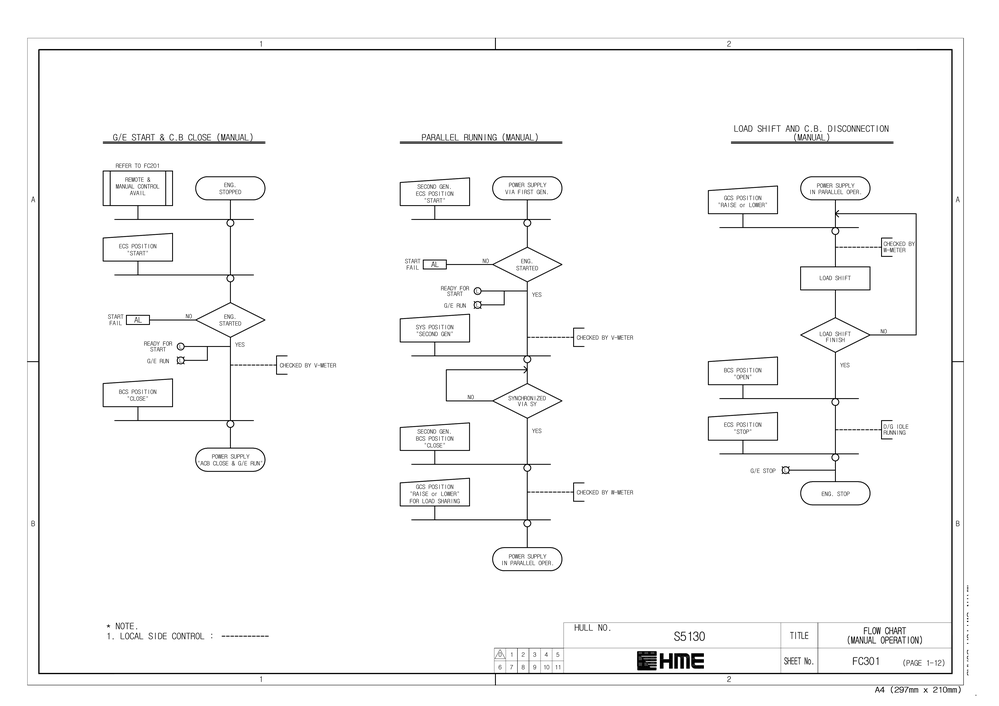
#> input picture shared/image_store/EM-02_MAIN SWITCHBOARD/EM-02_MAIN SWITCHBOARD_page_19.png, 999 x 706 px, shrunk from 4678 x 3307 before the run, found by its file name
$ python dakAlg.py
#> lines starting #> are read from the running program, lines starting #| are printed output that depends on the picture; after the words box and inside, x2 and y2 are one past the last pixel; in counts of white or black regions, pixels touching at a corner belong together
import cv2
import numpy as np
import os
import json

# -----------------------------
# Load Image
# -----------------------------
img_path = r"C:\Users\DakBle\Desktop\Project\yoloCX\model\dataset\images\train\EM-02_MAIN SWITCHBOARD_page_19.png"

if not os.path.exists(img_path):
    raise FileNotFoundError("Image not found")

img = cv2.imread(img_path)
#> img is the input picture: shape (706, 999, 3); min 0, max 255, mean 248.4
h, w = img.shape[:2]

# -----------------------------
# 🔥 IMPROVED PREPROCESSING
# -----------------------------
gray = cv2.cvtColor(img, cv2.COLOR_BGR2GRAY)

bw = cv2.adaptiveThreshold(
    gray, 255,
    cv2.ADAPTIVE_THRESH_MEAN_C,
    cv2.THRESH_BINARY_INV,
    15, 2
)
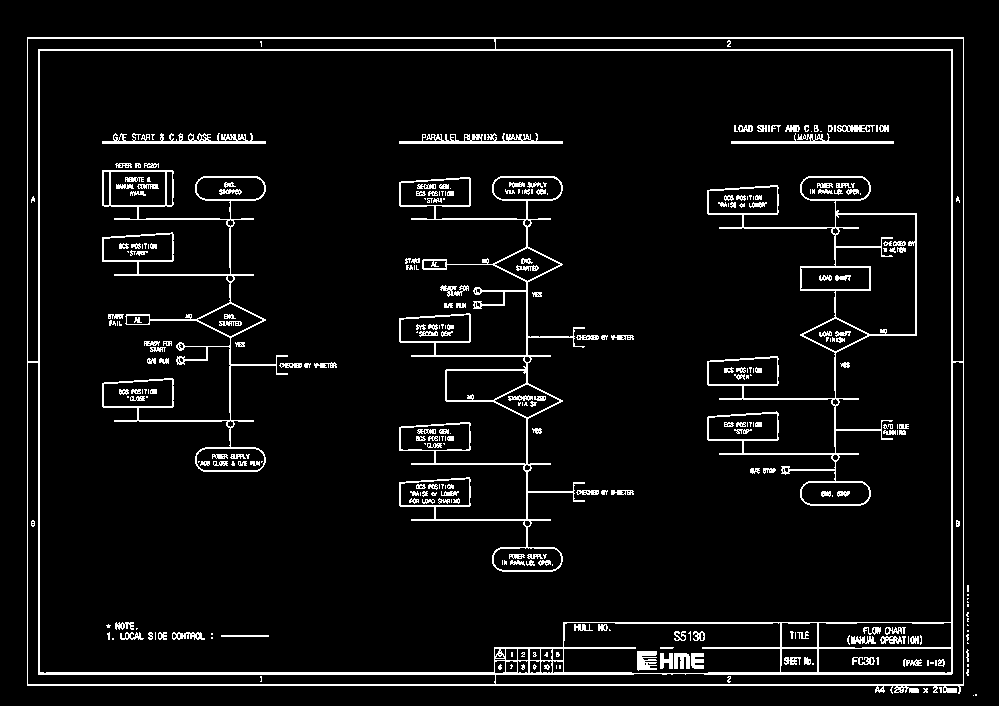
#> bw: shape (706, 999); 5.8% white in thin lines or dots, all inside (x1, y1, x2, y2) = (27, 37, 977, 696)

# 🔥 Strong connection (fix broken lines)
bw = cv2.dilate(bw, np.ones((5,5), np.uint8), iterations=2)
#> bw: shape (706, 999); 26.3% white; 9 white regions, largest, box (x1, y1, x2, y2) and area: (23, 33, 973, 698) 78721, (395, 172, 638, 576) 36796, (703, 172, 921, 510) 29680

# 🔥 Close gaps
bw = cv2.morphologyEx(bw, cv2.MORPH_CLOSE, np.ones((5,5), np.uint8))
#> bw: shape (706, 999); 27.6% white; 8 white regions, largest, box (x1, y1, x2, y2) and area: (23, 33, 981, 700) 84273, (395, 172, 638, 576) 38366, (703, 172, 921, 510) 31037

# -----------------------------
# Line extraction (LESS STRICT)
# -----------------------------
kernel_h = cv2.getStructuringElement(cv2.MORPH_RECT, (15, 1))
horizontal = cv2.morphologyEx(bw, cv2.MORPH_OPEN, kernel_h)
#> horizontal: shape (706, 999); 26.5% white; 27 white regions, largest, box (x1, y1, x2, y2) and area: (23, 33, 981, 697) 84126, (703, 352, 875, 510) 11774, (395, 244, 567, 375) 11400

kernel_v = cv2.getStructuringElement(cv2.MORPH_RECT, (1, 15))
vertical = cv2.morphologyEx(bw, cv2.MORPH_OPEN, kernel_v)
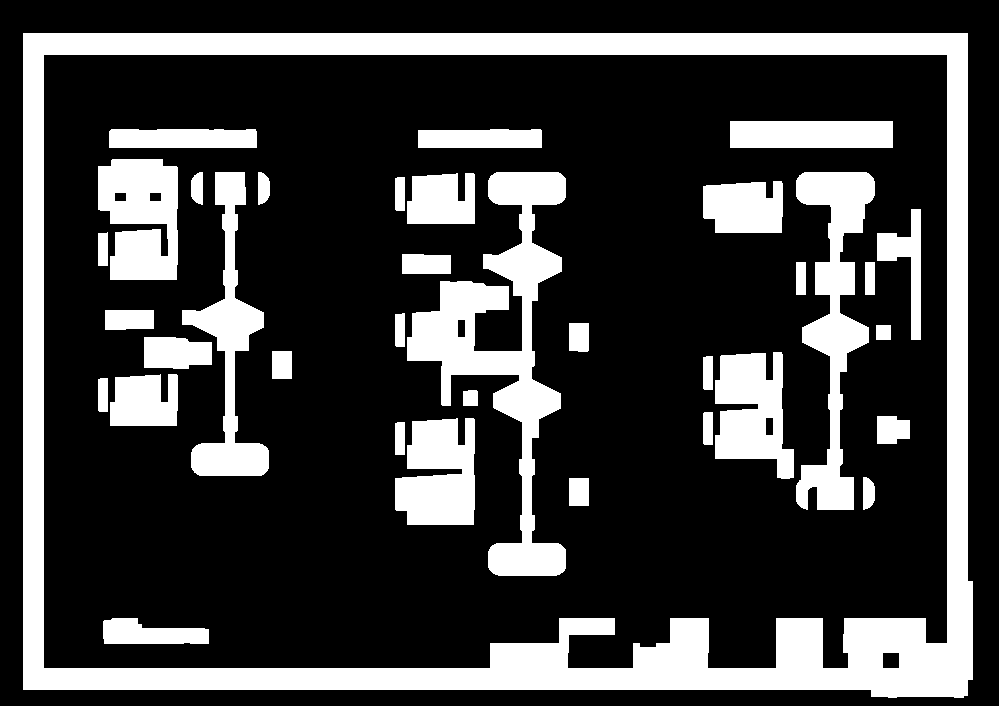
#> vertical: shape (706, 999); 24.8% white; 36 white regions, largest, box (x1, y1, x2, y2) and area: (23, 33, 973, 698) 80997, (407, 172, 566, 576) 19470, (796, 172, 875, 510) 10899

lines = cv2.bitwise_or(horizontal, vertical)
#> lines: shape (706, 999); 27.6% white; 8 white regions, largest, box (x1, y1, x2, y2) and area: (23, 33, 981, 698) 84225, (395, 172, 638, 576) 38364, (703, 172, 921, 510) 31032

# -----------------------------
# Skeletonize
# -----------------------------
def skeletonize(img):
    skel = np.zeros(img.shape, np.uint8)
    element = cv2.getStructuringElement(cv2.MORPH_CROSS, (3,3))

    while True:
        eroded = cv2.erode(img, element)
        temp = cv2.dilate(eroded, element)
        temp = cv2.subtract(img, temp)
        skel = cv2.bitwise_or(skel, temp)
        img = eroded.copy()

        if cv2.countNonZero(img) == 0:
            break
#> this loop made 29 passes
#> pass 1, in skeletonize, `eroded = cv2.erode(img, element)`:
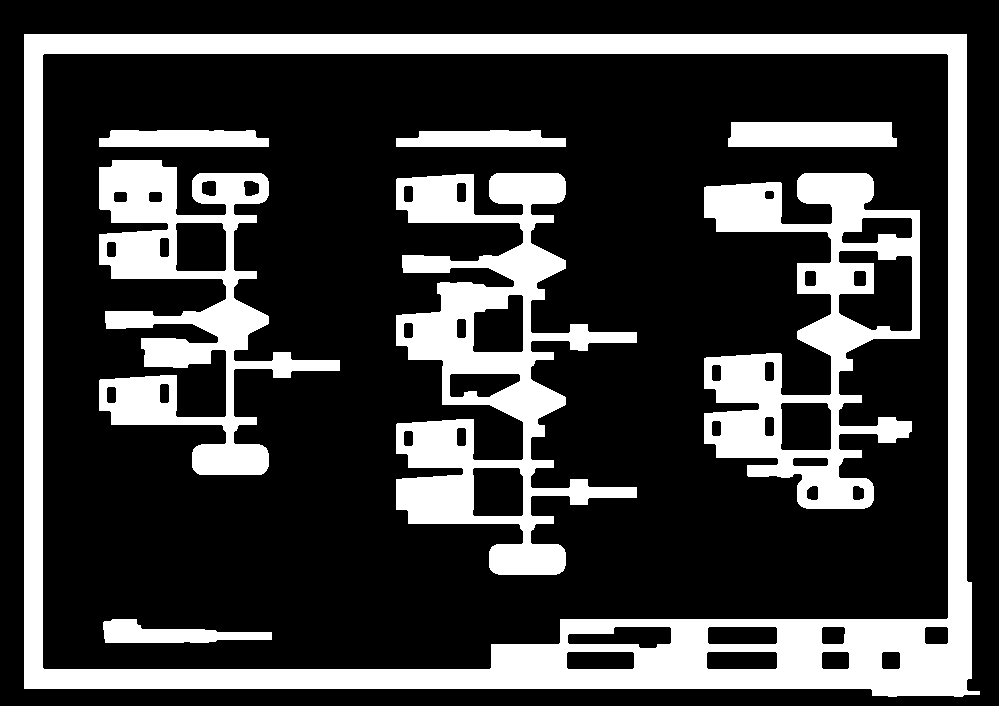
#> eroded: shape (706, 999); 24.9% white; 8 white regions, largest, box (x1, y1, x2, y2) and area: (24, 34, 980, 697) 76937, (396, 173, 637, 575) 34530, (704, 173, 920, 509) 27714
#> after the loop:
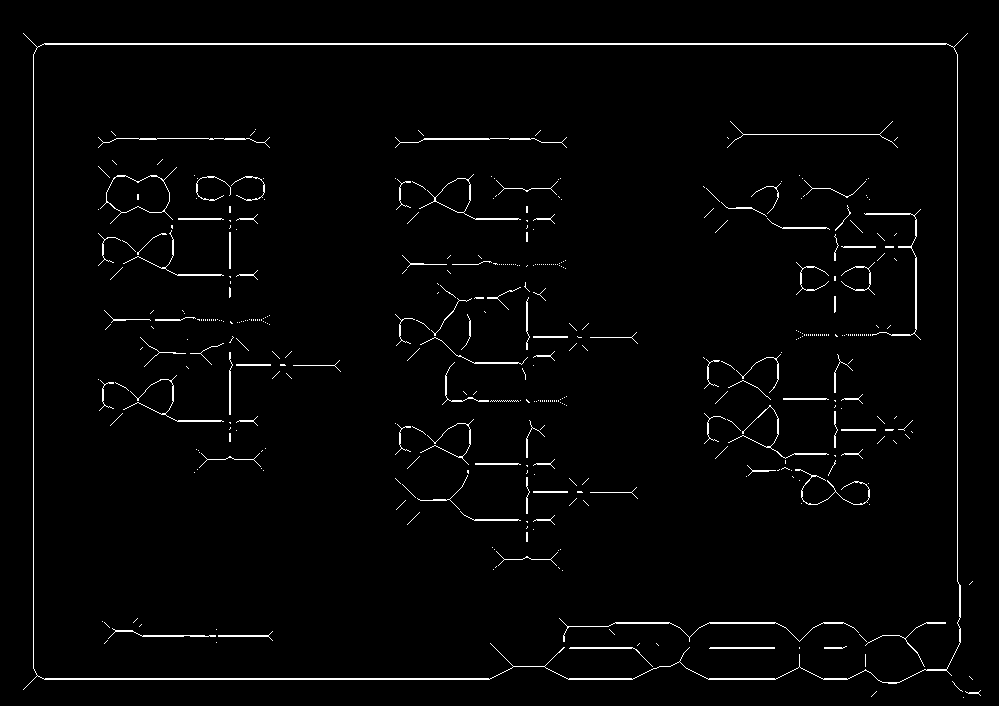
#> skel: shape (706, 999); 2% white in thin lines or dots

    return skel

skel = skeletonize(lines)

# -----------------------------
# Helpers
# -----------------------------
def get_neighbors(x, y, img):
    neighbors = []
    for dx in [-1,0,1]:
        for dy in [-1,0,1]:
            if dx == 0 and dy == 0:
                continue
            nx, ny = x+dx, y+dy
            if 0 <= nx < img.shape[1] and 0 <= ny < img.shape[0]:
                if img[ny, nx] > 0:
                    neighbors.append((nx, ny))
    return neighbors

visited = np.zeros_like(skel)
segments = []

# -----------------------------
# Extract segments (LESS FILTER)
# -----------------------------
for y in range(h):
    for x in range(w):
        if skel[y, x] > 0 and visited[y, x] == 0:

            stack = [(x, y)]
            path = [(x, y)]
            visited[y, x] = 1

            while stack:
                cx, cy = stack.pop()
                for nx, ny in get_neighbors(cx, cy, skel):
                    if visited[ny, nx] == 0:
                        visited[ny, nx] = 1
                        stack.append((nx, ny))
                        path.append((nx, ny))

            # 🔥 keep smaller segments also
            if len(path) > 5:
                segments.append(path)
#> visited: shape (706, 999); values 0 (black) and 1 (white), 2% white in thin lines or dots

# -----------------------------
# Draw + JSON
# -----------------------------
output = img.copy()
line_data = []

for i, seg in enumerate(segments):

    xs = [p[0] for p in seg]
    ys = [p[1] for p in seg]

    x_min, x_max = min(xs), max(xs)
    y_min, y_max = min(ys), max(ys)

    width = x_max - x_min
    height = y_max - y_min

    # 🔥 FILTER: ONLY STRAIGHT LINES
    if width > height * 3:
        orientation = "horizontal"
    elif height > width * 3:
        orientation = "vertical"
    else:
        continue  # ❌ reject diagonal / noise

    # 🔥 Draw clean straight line
    if orientation == "horizontal":
        y = int(np.mean(ys))
        cv2.line(output, (x_min, y), (x_max, y), (0, 255, 0), 2)

    else:
        x = int(np.mean(xs))
        cv2.line(output, (x, y_min), (x, y_max), (0, 255, 0), 2)

    # Label
    cx = int(np.mean(xs))
    cy = int(np.mean(ys))

    cv2.putText(output, f"L{i}", (cx, cy),
                cv2.FONT_HERSHEY_SIMPLEX, 0.4, (0,0,255), 1)

    # Save JSON
    line_data.append({
        "id": f"line_{i}",
        "orientation": orientation,
        "bbox": {
            "x": int(x_min),
            "y": int(y_min),
            "width": int(width),
            "height": int(height)
        },
        "points": {
            "start": [int(x_min), int(y_min)],
            "end": [int(x_max), int(y_max)]
        }
    })
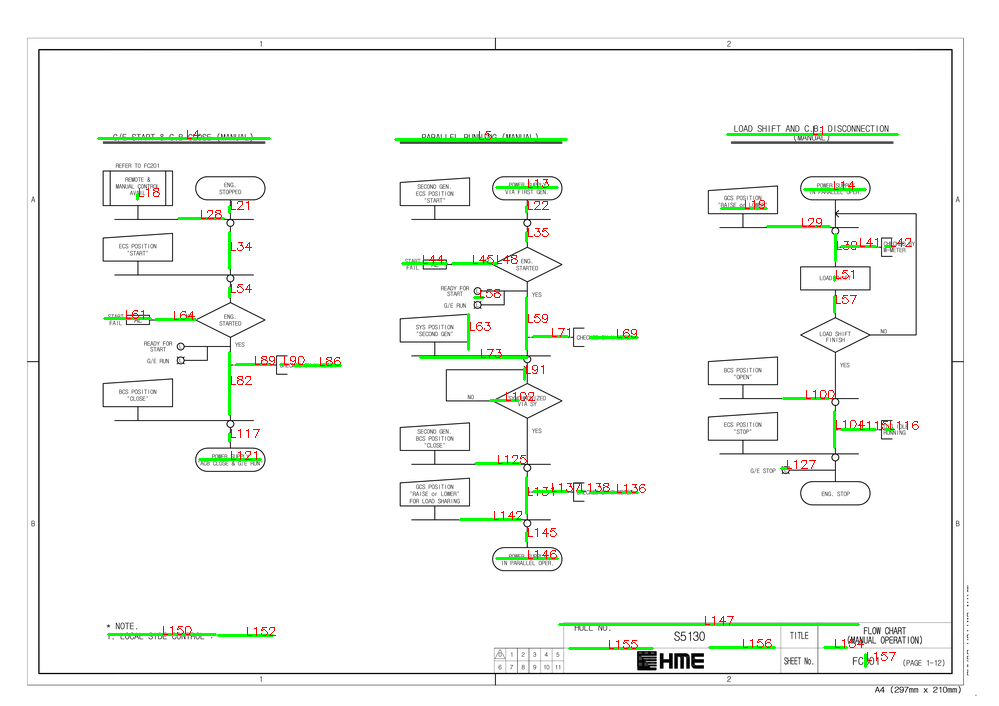
#> output: shape (706, 999, 3); 1.58% of pixels changed, all inside (x1, y1, x2, y2) = (97, 126, 919, 668)
# -----------------------------
# Save outputs
# -----------------------------
cv2.imwrite("FINAL_LINES.png", output)

output_json = {
    "image": os.path.basename(img_path),
    "image_size": {"width": w, "height": h},
    "num_lines": len(line_data),
    "lines": line_data
}

with open("lines_output.json", "w") as f:
    json.dump(output_json, f, indent=4)

print(f"✅ Done: {len(line_data)} lines")
#| ✅ Done: 58 lines
print("🖼️ Image saved: FINAL_LINES.png")
print("📄 JSON saved: lines_output.json")

$ run again, with shared/image_store/EM-02_MAIN SWITCHBOARD/EM-02_MAIN SWITCHBOARD_page_101.png copied over shared/image_store/EM-02_MAIN SWITCHBOARD/EM-02_MAIN SWITCHBOARD_page_19.png
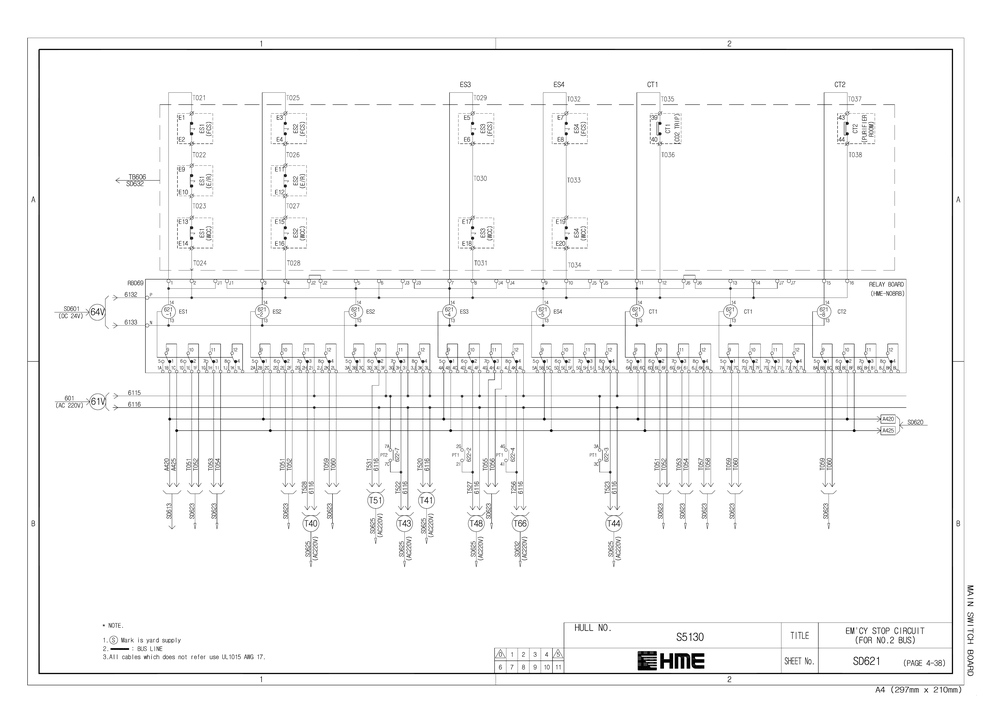
#> input picture shared/image_store/EM-02_MAIN SWITCHBOARD/EM-02_MAIN SWITCHBOARD_page_101.png, 999 x 706 px, shrunk from 4678 x 3307 before the run, found by its file name
#> img is the input picture: shape (706, 999, 3); min 0, max 255, mean 247.7
#> `bw = cv2.adaptiveThreshold( gray, 255, cv2.ADAPTIVE_THRESH_MEAN_C, cv2..`:
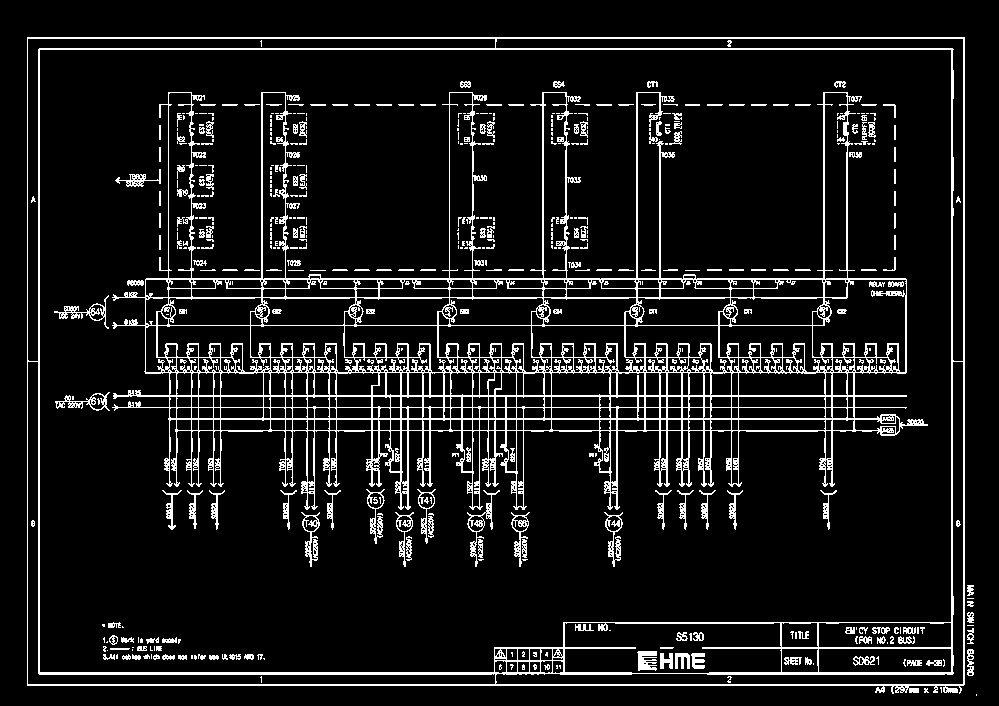
#> bw: shape (706, 999); 9.4% white in thin lines or dots, all inside (x1, y1, x2, y2) = (27, 37, 977, 696)
#> horizontal: shape (706, 999); 40.4% white; 6 white regions, box (x1, y1, x2, y2) and area: (50, 77, 932, 565) 193367, (23, 33, 978, 697) 88900, (538, 213, 592, 253) 2160, (561, 173, 585, 187) 335, (468, 171, 491, 185) 321, (819, 518, 834, 523) 75
#> vertical: shape (706, 999); 40.4% white; 4 white regions, box (x1, y1, x2, y2) and area: (52, 77, 927, 571) 196886, (23, 33, 978, 698) 85803, (55, 290, 119, 333) 1647, (115, 170, 150, 191) 670
#> lines: shape (706, 999); 42.1% white; 2 white regions, box (x1, y1, x2, y2) and area: (50, 77, 932, 571) 207821, (23, 33, 978, 698) 89027
#> after the loop `for i, seg in enumerate(segments):`:
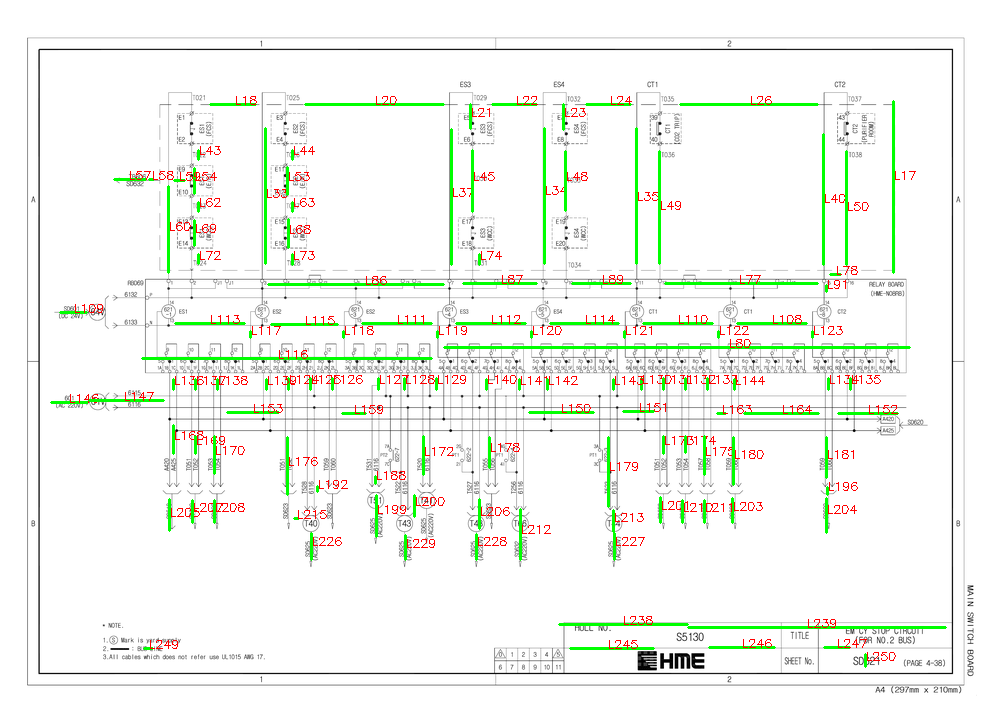
#> output: shape (706, 999, 3); 3.58% of pixels changed, all inside (x1, y1, x2, y2) = (50, 96, 947, 668)
#| ✅ Done: 125 lines
